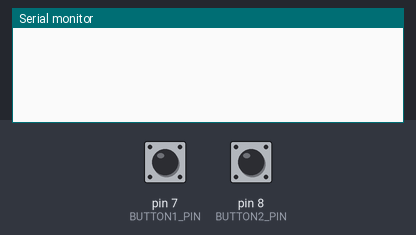
The sketch below on a simulated Arduino Uno, built with avr-gcc and run on an emulated ATmega328P. On the bench: the last lines printed to the serial monitor. The test bench sets the inputs (shaded band); at power-on: pin 7 (BUTTON1_PIN) LOW, pin 8 (BUTTON2_PIN) LOW.

Above: at 1.2 s.
1.3 s: pin 7 (BUTTON1_PIN) pulled HIGH for 0.15 s
At 2.6 s:
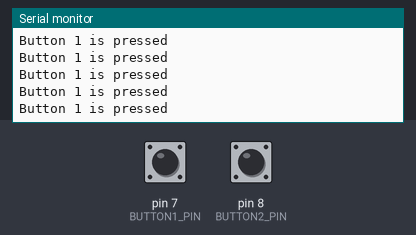
2.9 s: pin 8 (BUTTON2_PIN) pulled HIGH for 0.15 s
At 4.0 s:
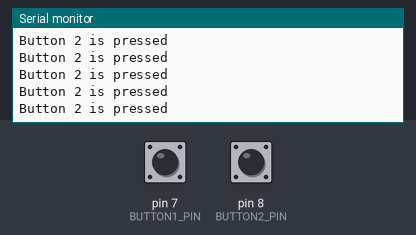
4.5 s: pin 7 (BUTTON1_PIN) driven HIGH and pin 8 (BUTTON2_PIN) driven HIGH
At 5.0 s:
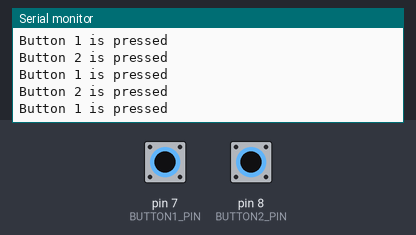

Measured:
- after the input at 1.3 s, the serial monitor: prints a new line at once (image 1)
- after the input at 2.9 s, the serial monitor: prints a new line at once (image 2)
- after the input at 4.5 s, the serial monitor: prints a new line at once (image 3)

The sketch:

push_botton.ino
```cpp
// Q1
#define BUTTON1_PIN 7
#define BUTTON2_PIN 8

int button1State = 0;
int button2State = 0;

void setup() {
  pinMode(BUTTON1_PIN, INPUT);
  pinMode(BUTTON2_PIN, INPUT);

  Serial.begin(9600);
}

void loop() {
  button1State = digitalRead(BUTTON1_PIN);
  button2State = digitalRead(BUTTON2_PIN);

  if (button1State == HIGH) {

    Serial.println("Button 1 is pressed");
  }
  if (button2State == HIGH) {

    Serial.println("Button 2 is pressed");
  }

}
```
